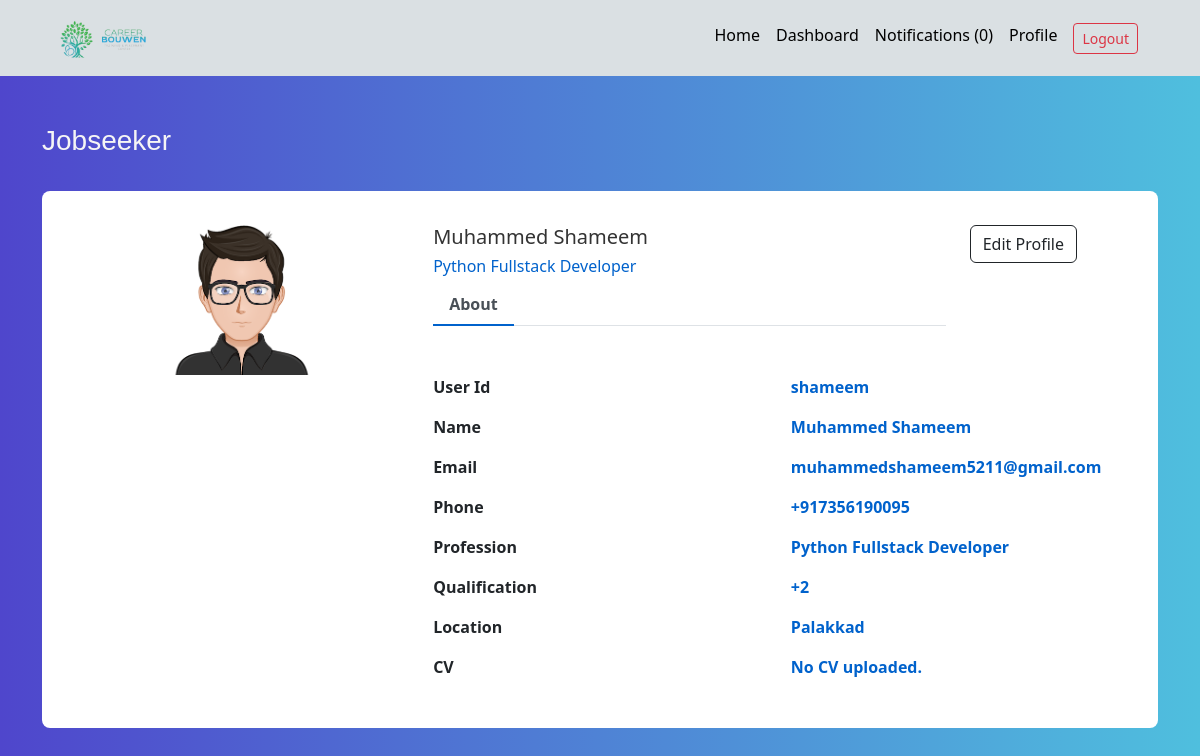
The page /Profile_Page/ (signed in) on the database its author committed.
### CB_app/models.py (models this page shows)
class Userprofile(models.Model):
    user = models.OneToOneField(User, related_name='userprofile', on_delete=models.CASCADE)
    is_employer = models.BooleanField(default=False)
    EDUCATION_CHOICES = [
        ('+2', '+2'),('Diploma', 'Diploma'),
        ('BA ', 'BA'),('BSc','BSc'),('BCom','BCom'),('BCA','BCA'),
        ('BBA','BBA'),('B.Tech','B.Tech'),('B.Ed','B.Ed'),('BFA','BFA'),
        ('MA', 'MA'),('MSc','MSc'),('Mcom','Mcom'),('MCA','MCA'),
        ('MBA','MBA'),('M.Tech','M.Tech'),('M.Ed','M.Ed'),('MFA','MFA'),
        ('Ph.D', 'Ph.D')
    ]
    full_name = models.CharField(max_length=100, blank=True)
    job_title = models.CharField(max_length=50,blank=True)
    email = models.EmailField(blank=True)
    contact_number = models.CharField(max_length=15, blank=True)
    location = models.CharField(max_length=100, blank=True)
    qualification = models.CharField(max_length=20, choices=EDUCATION_CHOICES,blank=True)
    cv = models.FileField(upload_to='cv/', blank=True)
    profile_pic = models.ImageField(upload_to='profile_pics/',blank=True)
    company_name = models.CharField(max_length=100, blank=True)
    company_category = models.CharField(max_length=100, blank=True)
    company_address = models.CharField(max_length=200, blank=True)

### CB_app/views.py (the view)
# urls.py: path('Profile_Page/',views.Profile_Page,name='Profile_Page'),
@login_required(login_url='SignIn')
def Profile_Page(request):
    user_profile = request.user.userprofile
    if user_profile.is_employer:
        data = {
            'user_type': 'employer',
            'company_name': user_profile.company_name,
            'email': user_profile.email,
            'company_category': user_profile.company_category,
            'company_address': user_profile.company_address,
            'contact_number': user_profile.contact_number,
            'profile_pic': user_profile.profile_pic.url if user_profile.profile_pic else None,
        }
    else:
        data = {
            'user_type': 'job_seeker',
            'full_name': user_profile.full_name,
            'job_title':user_profile.job_title,
            'email': user_profile.email,
            'contact_number': user_profile.contact_number,
            'location': user_profile.location,
            'qualification': user_profile.qualification,
            'cv': user_profile.cv.url if user_profile.cv else None,
            'profile_pic': user_profile.profile_pic.url if user_profile.profile_pic else None,
        }
    return render(request, 'Profile_Page.html', data)

### CB_app/context_processors.py (called while the page is built)
def notifications(request):
    if request.user.is_authenticated:
        return {'notifications': request.user.notifications.filter(is_read=False)}
    else:
        return {'notifications': []}

### templates/Profile_Page.html (shortened to what this page needs)
{% extends 'Base.html' %}
{% load static %}
{% block content %}
{% if not request.user.userprofile.is_employer %}
        <link rel="stylesheet" type="text/css" href="{% static 'css/Profile_Page.css' %}">
    {% endif %}
<br><br>
{% if request.user.userprofile.is_employer %}
<h3>Employer</h3>
<section class="vh-100" style="background-color: #f4f5f7;">
    <div class="container py-5 h-100">
      <div class="row d-flex justify-content-center align-items-center h-100">
        <div class="col col-lg-6 mb-4 mb-lg-0">
          <div class="card mb-3" style="border-radius: .5rem;">
            <div class="row g-0">
              <div class="col-md-4 gradient-custom text-center text-white"
                style="border-top-left-radius: .5rem; border-bottom-left-radius: .5rem;">
                <img src="{{profile_pic}}"
                  alt="{% static 'images/avatar7.png' %}" class="img-fluid my-5" style="width: 150px;" />
                <h5>{{company_name}}</h5>
                <i class="far fa-edit mb-5"></i>
              </div>
              <div class="col-md-8">
                <div class="card-body p-4">
                  <h6>Information</h6>
                  <hr class="mt-0 mb-4">
                  <div class="row pt-1">
                    <div class="col-6 mb-3">
                      <h6>Email</h6>
                      <p class="text-muted">{{email}}</p>
                    </div>
                    <div class="col-6 mb-3">
                      <h6>Phone</h6>
                      <p class="text-muted">{{contact_number}}</p>
                    </div>
                  </div>
                  <h6>Overview</h6>
                  <hr class="mt-0 mb-4">
                  <div class="row pt-1">
                    <div class="col-6 mb-3">
                      <h6>Category</h6>
                      <p class="text-muted">{{company_category}}</p>
                    </div>
                    <div class="col-6 mb-3">
                      <h6>Address</h6>
                      <p class="text-muted">{{company_address}}</p>
                    </div>
                  </div>
                  <div class="d-flex justify-content-start">
                    &nbsp;&nbsp;&nbsp;<a href="{% url 'Edit_Profile' %}" class="btn btn-outline-dark" style="align-items: center;">Edit Profile</a>
                  </div>
                </div>
              </div>
            </div>
          </div>
        </div>
      </div>
    </div>
  </section>
{%else %}
<h3>Jobseeker</h3>
<div class="container emp-profile">
    <form method="post">
        <div class="row">
            <div class="col-md-4">
                <div class="profile-img">
                    <img src="{{profile_pic}}" alt=""/>
                </div>
            </div>
            <div class="col-md-6">
                <div class="profile-head">
                            <h5>
                                {{full_name}}
                            </h5>
                            <h6>
                                {% if job_title %}
                                {{job_title}}
                                {% else %}
                                Update Job Title
                                {% endif %}
                            </h6>
                    <ul class="nav nav-tabs" id="myTab" role="tablist">
                        <li class="nav-item">
                            <a class="nav-link active" id="home-tab" data-toggle="tab" href="#home" role="tab" aria-controls="home" aria-selected="true">About</a>
                        </li>
                    </ul>
                </div>
            </div>
            <div class="col-md-2">
                <a href="{% url 'Edit_Profile' %}" class="btn btn-outline-dark">Edit Profile</a>
            </div>
        </div>
        <div class="row">
            <div class="col-md-4">
            </div>
            <div class="col-md-8">
                <div class="tab-content profile-tab" id="myTabContent">
                    <div class="tab-pane fade show active" id="home" role="tabpanel" aria-labelledby="home-tab">
                                <div class="row">
                                    <div class="col-md-6">
                                        <label>User Id</label>
                                    </div>
                                    <div class="col-md-6">
                                        <p>{{request.user}}</p>
                                    </div>
                                </div>
                                <div class="row">
                                    <div class="col-md-6">
                                        <label>Name</label>
                                    </div>
                                    <div class="col-md-6">
                                        <p>{{full_name}}</p>
                                    </div>
                                </div>
                                <div class="row">
                                    <div class="col-md-6">
                                        <label>Email</label>
                                    </div>
                                    <div class="col-md-6">
                                        <p>{{email}}</p>
                                    </div>
                                </div>
                                <div class="row">
                                    <div class="col-md-6">
                                        <label>Phone</label>
                                    </div>
                                    <div class="col-md-6">
                                        <p>{{contact_number}}</p>
                                    </div>
                                </div>
                                <div class="row">
                                    <div class="col-md-6">
                                        <label>Profession</label>
                                    </div>
                                    <div class="col-md-6">
                                        <p>{{job_title}}</p>
                                    </div>
                                </div>
                                <div class="row">
                                    <div class="col-md-6">
                                        <label>Qualification</label>
                                    </div>
                                    <div class="col-md-6">
                                        <p>{{qualification}}</p>
                                    </div>
                                </div>
                                <div class="row">
                                    <div class="col-md-6">
                                        <label>Location</label>
                                    </div>
                                    <div class="col-md-6">
                                        <p>{{location}}</p>
                                    </div>
                                </div>
                                <div class="row">
                                    <div class="col-md-6">
                                        <label>CV</label>
                                    </div>
                                    <div class="col-md-6">
                                        {% if cv %}
                                            <p><a href="{{ cv }}" target="_blank">View/Download CV</a></p>
                                        {% else %}
                                            <p>No CV uploaded.</p>
                                        {% endif %}
                                    </div>
                                </div>
                    </div>
                </div>
            </div>
        </div>
    </form>
</div>
{% endif %}
{% endblock %}

### static/css/Profile_Page.css (style rules this page uses)
body { background: -webkit-linear-gradient(left, #4f46cc, #4fbfde); }
.emp-profile { padding: 3%; margin-top: 3%; margin-bottom: 3%; border-radius: 0.5rem; background: #fff; }
.profile-img { text-align: center; }
.profile-img img { width: 150px; height: 150px; }
.profile-head h5 { color: #333; }
.profile-head h6 { color: #0062cc; }
.profile-head .nav-tabs { margin-bottom:5%; }
.profile-head .nav-tabs .nav-link { font-weight:600; border: none; }
.profile-head .nav-tabs .nav-link.active { border: none; border-bottom:2px solid #0062cc; }
.profile-tab label { font-weight: 600; }
.profile-tab p { font-weight: 600; color: #0062cc; }
h3 { font-family: Verdana, Geneva, Tahoma, sans-serif; color: whitesmoke; }

### rows shown on the page
Userprofile: full_name "Muhammed Shameem", job_title "Python Fullstack Developer", email "muhammedshameem5211@gmail.com", contact_number "+917356190095", qualification "+2", location "Palakkad"

### other values the page prints
{{ notifications.count }} "0"
{{ request.user }} "shameem"
